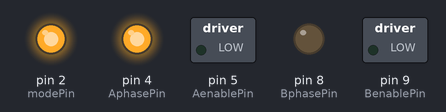
A sketch run on a simulated Arduino Uno, built with avr-gcc and run on an emulated ATmega328P. Shown: switched loads named in the sketch (green lamp = pin HIGH), output pins drawn as LEDs (lit = HIGH).

Above: at 0.15 s.
At 5.06 s:
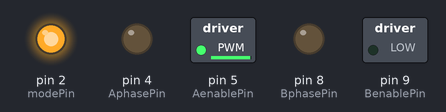
At 8.56 s:
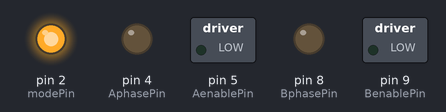
At 16.76 s:
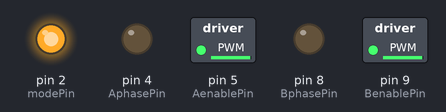
At 27.37 s:
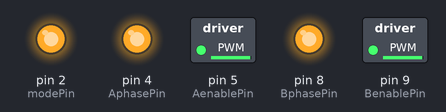
At 36.3 s:
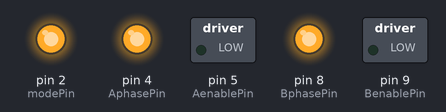
Timing chart, 0 to 40.0 s (numbered marks = the images above):
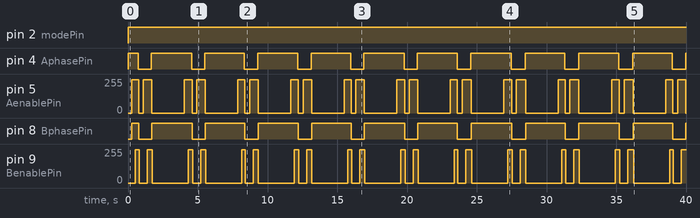

The sketch:

turn_wheel_back_and_forward.ino
```cpp
// use H bridge to control lego motors

 const int BenablePin = 9; // enable of motor controller connected to digital pin 5
const int BphasePin = 8; // phase of motor controller connected to digital pin 4
// remember to connect the B wires the other way around!! it must be mirrored!  (so for A(=right motor): O1 to wire side, O2 to boobel side)

const int AenablePin = 5; // Wheel A is right wheel
const int AphasePin = 4;

const int modePin = 2; // mode of motor controller connected to digital pin 7
const int maxRotationSpeed= 250;

void setup() {
  Serial.begin(9600);
 pinMode(modePin, OUTPUT);
 pinMode(AphasePin, OUTPUT);
 pinMode(AenablePin, OUTPUT);
 pinMode(BphasePin, OUTPUT);
 pinMode(BenablePin, OUTPUT);
}

void loop() {
 forward(100);
 backward(100);
 delay(2000);
}


// Functions that make it move

void forward(int distance){ //distance in cm//  diameter of wheels used is 21.5 cm. so 2*Pi*21.5= 6.8 cm/turn,   turnrate= 2 turns/sec  ==> distance per sec= 13.5 cm/sec
  int C= 1/13.5;  // is this the right C?
  int duration= distance* C* 1000;  //  correct C to be determined: what is the forward robotspeed at max motorspeed??
  turnWheels(1,100,1,100,duration);
  delay(50); //pause for a moment
}

void backward(int distance){
  int C= 1;
  int duration= distance* C;  //  C to be determined: what is the forward robotspeed at max motorspeed??
  turnWheels(0,100,0,100,duration);
  delay(50); //pause for a moment
}

void turn(int degres){  //forward is 0 degrees; clockwise is >0; degres better not out of [-180,180] interval (except for showing off :D)
  int C= 1;
  if (degres>0)  {
    int duration= degres* C; // C to be determined: what is the turnrate at zb 70% speed? at 100% speed? (i put 70% to prevent slipping)
                              // with no load and on Arduino power: 2 turns/sec= 720 degres/sec
    turnWheels(0,70,1,70,duration);
  }
  else if (degres<0){
    degres= -degres;
    int duration = degres*C;
    turnWheels(0,70,1,70,duration);
  }
  delay(50); //pause for a moment
}


//subFunctions to turn the wheels at a certain speed and duration

void turnWheels(int Adirection,int Aspeed,int Bdirection,int Bspeed,unsigned long duration) { //takes 0,5s to power on and 0,5 to power off
 //turn the motors on
 turnOnMotor(AphasePin,Adirection,AenablePin,Aspeed);
 turnOnMotor(BphasePin,Bdirection,BenablePin,Bspeed);
 delay(100);

 //let them turn
 unsigned long startTime= millis();
 while (millis()< startTime+duration+100)  {  //+100 to give time to spin up properly
   delay(50); //wait
  }

 //turn the motors off
 turnOffMotor(AphasePin,Adirection,AenablePin);
 turnOffMotor(BphasePin,Bdirection,BenablePin);
 // Serial.println("turnedoff");
}


// subSubFunctions to control motors

void turnOnMotor(int phasePin,int turn_direction,int enablePin,int rotationPercent){ //takes 0,5 seconds
  digitalWrite(modePin, HIGH);
  digitalWrite(phasePin, turn_direction);
  delay(10);
  //turn on
  for(int fadeValue = 0 ; fadeValue <= rotationPercent/100.0*maxRotationSpeed; fadeValue +=5) {
   analogWrite(enablePin, fadeValue); // sets the value (range from 0 to 255)
   delay(5); // wait for 5 milliseconds to see the effect
   }
}

void turnOffMotor(int phasePin,int turn_direction,int enablePin){ //takes 0,5 seconds
  digitalWrite(modePin, HIGH);
  digitalWrite(phasePin, 1-turn_direction);
  delay(30);
  //turn off
  digitalWrite(enablePin,LOW);
}
```

Measured:
- by itself, pin 2 (modePin): LOW → HIGH at 0.00 s
- by itself, pin 4 (AphasePin), pin 8 (BphasePin): repeats every 3.8 s: LOW 0.94 s, HIGH 2.9 s
- by itself, pin 5 (AenablePin): repeats every 3.8 s: 0/255 0.34 s, 250/255 0.60 s, 0/255 2.3 s, 250/255 0.55 s
- by itself, pin 9 (BenablePin): repeats every 3.8 s: 0/255 0.58 s, 250/255 0.37 s, 0/255 2.6 s, 250/255 0.32 s
